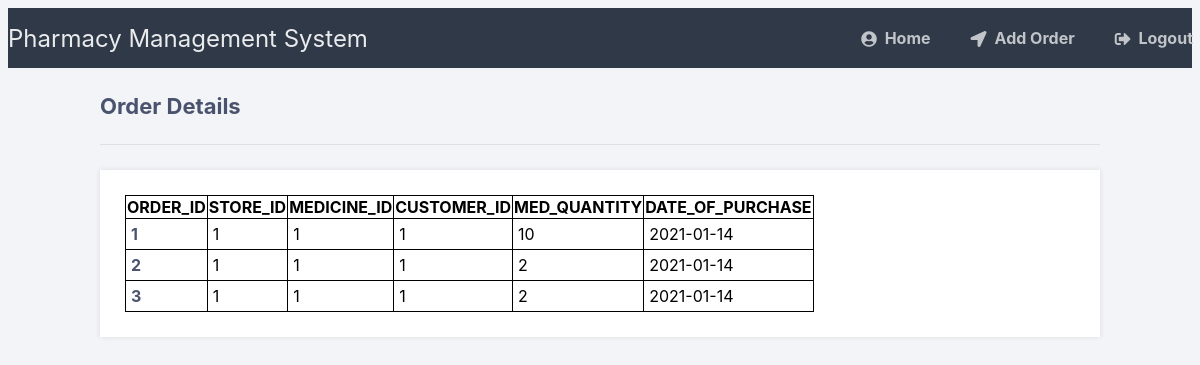
/vieworder.php (signed in), run on the app's committed database.
### tables this page shows
CREATE TABLE `orders` (
  `ORDER_ID` int(10) NOT NULL,
  `STORE_ID` int(10) NOT NULL,
  `MEDICINE_ID` int(10) NOT NULL,
  `CUSTOMER_ID` int(10) NOT NULL,
  `MED_QUANTITY` decimal(10,0) NOT NULL,
  `DATE_OF_PURCHASE` date NOT NULL
);

### vieworder.php (the view, shortened to what this page needs)
<?php
$DATABASE_HOST = 'localhost';
$DATABASE_USER = 'root';
$DATABASE_PASS = '';
$DATABASE_NAME = 'pharmacylogin';
$con = mysqli_connect($DATABASE_HOST, $DATABASE_USER, $DATABASE_PASS, $DATABASE_NAME);
$stmt = $con->prepare('SELECT * FROM ORDERS');
$stmt->execute();
$result = $stmt->get_result();
?>
<!DOCTYPE html>
<html>
	<head>
		<link href="style.css" rel="stylesheet" type="text/css">
		<link rel="stylesheet" href="https://use.fontawesome.com/releases/v5.7.1/css/all.css">
	</head>
	<body class="loggedin">
		<nav class="navtop">
			<div>
				<h1>Pharmacy Management System</h1>
				<a href="admin.php"><i class="fas fa-user-circle"></i>Home</a>
				<a href="addorder.php"><i class="fas fa-location-arrow"></i>Add Order</a>
				<a href="logout.php"><i class="fas fa-sign-out-alt"></i>Logout</a>
			</div>
		</nav>
		<div class="content">
			<h2>Order Details</h2>
			<div>
				<table>
					<tr>
						<th>ORDER_ID</th>
						<th>STORE_ID</th>
						<th>MEDICINE_ID</th>
						<th>CUSTOMER_ID</th>
						<th>MED_QUANTITY</th>
						<th>DATE_OF_PURCHASE</th>
					</tr>
<?php
while($data = $result->fetch_assoc()) {
?>
					<tr>
						<td><?=$data['ORDER_ID']?></td>
						<td><?=$data['STORE_ID']?></td>
						<td><?=$data['MEDICINE_ID']?></td>
						<td><?=$data['CUSTOMER_ID']?></td>
						<td><?=$data['MED_QUANTITY']?></td>
						<td><?=$data['DATE_OF_PURCHASE']?></td>
					</tr>
<?php
}
?>
				</table>
			</div>
		</div>
	</body>
</html>

### style.css (style rules this page uses)
* { box-sizing: border-box; font-family: -apple-system, BlinkMacSystemFont, "segoe ui", roboto, oxygen, ubuntu, cantarell, "fira sans", "droid sans", "helvetica neue", Arial, sans-serif; font-size: 16px; -webkit-font-smoothing: antialiased; -moz-osx-font-smoothing: grayscale; }
body { background-color: #435165; }
.navtop { background-color: #2f3947; height: 60px; width: 100%; border: 0; }
.navtop div { display: flex; margin: 0 auto; width: 1205px; height: 100%; }
.navtop div h1, .navtop div a { display: inline-flex; align-items: center; }
.navtop div h1 { flex: 1; font-size: 24px; padding: 0; margin: 0; color: #eaebed; font-weight: normal; }
.navtop div a { padding: 0 20px; text-decoration: none; color: #c1c4c8; font-weight: bold; }
.navtop div a i { padding: 2px 8px 0 0; }
body.loggedin { background-color: #f3f4f7; }
.content { width: 1000px; margin: 0 auto; }
.content h2 { margin: 0; padding: 25px 0; font-size: 22px; border-bottom: 1px solid #e0e0e3; color: #4a536e; }
.content > p, .content > div { box-shadow: 0 0 5px 0 rgba(0, 0, 0, 0.1); margin: 25px 0; padding: 25px; background-color: #fff; }
.content > p table td, .content > div table td { padding: 5px; }
.content > p table td:first-child, .content > div table td:first-child { font-weight: bold; color: #4a536e; padding-right: 15px; }
table { border-collapse: collapse; }
table, th, td { border: 1px solid black; }

### data on the page
orders: ORDER_ID "1", STORE_ID "1", MEDICINE_ID "1", CUSTOMER_ID "1", MED_QUANTITY "10", DATE_OF_PURCHASE "2021-01-14"
orders: ORDER_ID "2", STORE_ID "1", MEDICINE_ID "1", CUSTOMER_ID "1", MED_QUANTITY "2", DATE_OF_PURCHASE "2021-01-14"
orders: ORDER_ID "3", STORE_ID "1", MEDICINE_ID "1", CUSTOMER_ID "1", MED_QUANTITY "2", DATE_OF_PURCHASE "2021-01-14"
